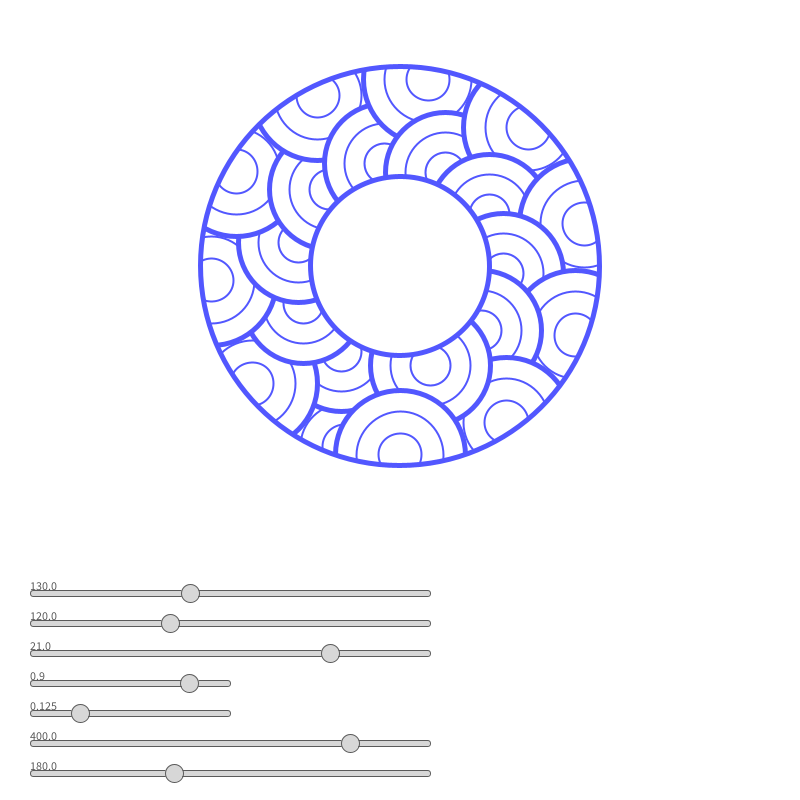
Frame 1 (no input)
Frame 60 (the mouse pressed at the canvas centre just before this capture): identical to frame 1, image omitted
Frame 120 (the mouse held since frame 60 and released just before this capture): identical to frame 1, image omitted

The Processing sketch that drew this single still picture (run headless with seeded random() and noise(); from frame 60 on, the mouse is pressed at the canvas centre):

// Processing sketch: RingPattern
// ── RingPattern.pde

Slider innserSize;
Slider outerSize;

Slider guideLine1;
Slider guideLine2;

Slider ringCount;
Slider outerRingSize;
Slider innerRingSize;

void setup() {
  size(800, 800);
  
  innserSize = createSlider(0, 500, 5);
  innserSize.w = 400;
  
  outerSize = createSlider(0, 500, 5);
  outerSize.value = 400;
  
  guideLine1 = createSlider(0, 0.5, 0.025);
  guideLine2 = createSlider(0.5, 1, 0.025);

  ringCount = createSlider(12, 24, 0.2);
  ringCount.w = 400;

  innerRingSize = createSlider(50, 250, 5);
  innerRingSize.w = 400;

  outerRingSize = createSlider(50, 250, 5);
  outerRingSize.w = 400;
  
  innserSize.value = 180;
  outerSize.w = 400;
  guideLine1.value = 0.125;
  guideLine2.value = 0.9;
  innerRingSize.value = 120;
  outerRingSize.value = 130;
  ringCount.value = 21;
}


color border = color(82, 87, 255);

void draw() {
  background(255);
  
  float iSize = innserSize.value;
  float oSize = outerSize.value;
  float guide1 = iSize + (oSize - iSize) * guideLine1.value;
  float guide2 = iSize + (oSize - iSize) * guideLine2.value;
  
  push();
  translate(width/2, height/3); 
  rotate(HALF_PI);
  float phi = TWO_PI / ringCount.value;
  float orSize = outerRingSize.value;
  float irSize = innerRingSize.value;
  
  for (float angle = 0; angle < TWO_PI; angle += phi) {
    float guide = round(angle/phi) % 2 == 0 ? guide1 : guide2;
    float size = round(angle/phi) % 2 == 0 ? irSize : orSize;
    float x = guide/2 * cos(angle);
    float y = guide/2 * sin(angle);
    
    fill(255);
    stroke(border);
    strokeWeight(5);
    ellipse(x, y, size, size);
    strokeWeight(2);

    ellipse(x, y, size * 2/3, size * 2/3);
    ellipse(x, y, size * 1/3, size * 1/3);
    
    
    //fill(196);
    //noStroke();
    //ellipse(x, y, 5, 5);
  }  
  
  int pad = 200;
  strokeWeight(pad);
  stroke(255);
  noFill();
  ellipse(0, 0, oSize+pad, oSize+pad);
  
  strokeWeight(5);
  stroke(border);
  
  noFill();
  ellipse(0, 0, oSize, oSize);
  fill(255);
  ellipse(0, 0, iSize, iSize);

  strokeWeight(1);
  noFill();
  stroke(196);
  //ellipse(0, 0, guide1, guide1);
  //ellipse(0, 0, guide2, guide2);

  pop();
  drawSliders();
}

// ── Slider.pde

/*
slider = createSlider(0, 100, 1); //slides from 0 to 100 in 1er steps
slider = createSlider(0, 1, -1);  //slides from 0 to 1 in how many steps the pixel resolution allows

drawSliders(); //call in draw method

*/
ArrayList<Slider> sliders = new ArrayList<Slider>();
Slider clickedSlider = null;

float sw = 200;
float sh = 6;
float offx = 5*sh;
float offy = 5*sh;

Slider createSlider() {
  Slider slider = new Slider(offx, -offy * (sliders.size() + 1), sw, sh);
  sliders.add(slider);
  return slider;
}

Slider createSlider(float min, float max) {
  return createSlider().setRange(min, max);
}

Slider createSlider(float min, float max, float step) {
  return createSlider().setRange(min, max, step);
}

void drawSliders() {
  pushStyle();
  for (Slider slider : sliders) {
    slider.display();
  }
  popStyle();
}

@Override
void handleMouseEvent(MouseEvent event) {
  
  super.handleMouseEvent(event);
  
  if (event.getButton() != LEFT) {
    return;
  }
  
  switch(event.getAction()) {
    case MouseEvent.PRESS:
      for (Slider slider : sliders) {
        if (slider.contains(mouseX, mouseY)) {
          clickedSlider = slider;
          cursor(MOVE);
          break;
        }
      }
      break;
      
    case MouseEvent.RELEASE:
      clickedSlider = null;
      cursor(TEXT);
      break;
      
    case MouseEvent.DRAG:
      println("yes");
      if (clickedSlider != null) {
        println("cool cool");
        clickedSlider.drag(mouseX);
      }
  }
}

class Slider {
  
  float dx;
  float dy;
  float w;
  float h;
  float size;
  
  color fill = color(215);
  color stroke = color(90);
  
  float value = 0;
  float min = 0;
  float max = 10;
  float step = -1;
    
  Slider(float dx, float dy, float w, float h) {
    this.dx = dx;
    this.dy = dy;
    this.w = w;
    this.h = h;
    this.size = 2*h;
  }
  
  Slider setRange(float min, float max) {
    return setRange(min, max, this.step);
  }

  Slider setRange(float min, float max, float step) {
    this.min = min;
    this.max = max;
    this.step = Math.min(Math.abs(max-min), step);
    this.value = max(min, min(max, this.value));
    return this;
  }
  
  void drag(float mX) {
    float posX = getPosX();
    float targetX = max(posX, min(posX + w, mX));
    
    value = min + (targetX - posX) / w * (max - min);
    
    if (step > 0) {
      value = min(max, min + round((value - min) / step) * step);
    }
  }
  
  boolean contains(float x, float y) {
    float valueX = getPosX() + getValuePos();
    float valueY = getPosY() + h/2;    
        
    return
        x >= valueX - 2*h && x < valueX + 2*h &&
        y >= valueY - 2*h && x < valueY + 2*h;
  }
  
  float getPosX() {
    return dx + (dx < 0 ? width : 0);
  }
  
  float getPosY() {
    return dy + (dy < 0 ? height : 0);
  }
  
  float getValuePos() {
    return max(0, min(1, (value - min) / (max - min))) * w;
  }
  
  void display() { 
    float posX = getPosX();
    float posY = getPosY();
    
    fill(fill);
    stroke(stroke);
    rect(posX, posY, w, h, h);
    ellipse(posX + getValuePos(), posY + h/2, 3*h, 3*h);
    fill(stroke);
    text("" + value, posX, posY);
  }
}
